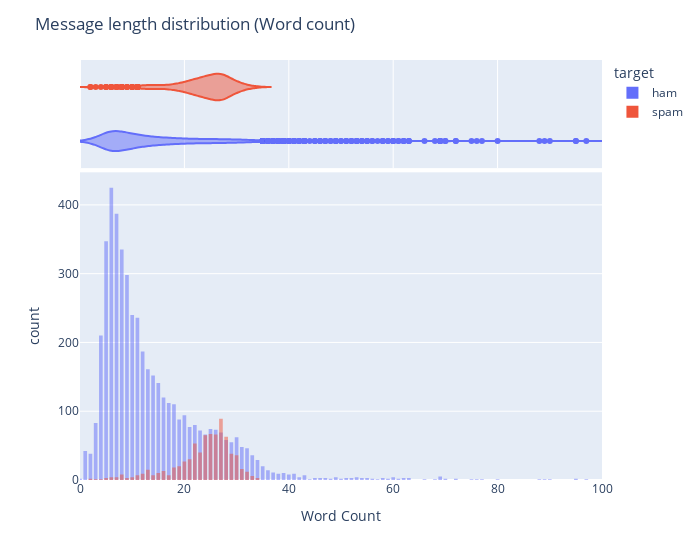

Notebook source saved alongside this figure:
### Markdown cell above
## Word count distribution

### Code cell
fig_hist = px.histogram(df,
                        x="word_count",
                        color="target",
                        barmode="overlay",
                        marginal="violin", #box or rug
                        hover_data=df.columns,
                        range_x=["0","100"],
                        width=700)
fig_hist.update_layout(title_text='Message length distribution (Word count)',
                       xaxis_title_text='Word Count',
                       bargap=0.3)
fig_hist.show()

### Figure 1 — Plotly figure (JSON) as saved in the notebook; plotly's stock layout.template omitted (floating-point values rounded to 4 significant figures; data arrays with more than 128 entries replaced by an {"elided": "..."} marker saying what was removed)
{"data": [{"alignmentgroup": "True", "bingroup": "x", "hovertemplate": "target=ham<br>word_count=%{x}<br>count=%{y}<extra></extra>", "legendgroup": "ham", "marker": {"color": "#636efa", "opacity": 0.5}, "name": "ham", "offsetgroup": "ham", "orientation": "v", "showlegend": true, "type": "histogram", "x": {"elided": "4825 int values"}, "xaxis": "x", "yaxis": "y"}, {"alignmentgroup": "True", "customdata": {"elided": "4825x3 mixed values"}, "hovertemplate": "target=%{customdata[0]}<br>word_count=%{x}<br>message=%{customdata[1]}<br>sentence_count=%{customdata[2]}<extra></extra>", "legendgroup": "ham", "marker": {"color": "#636efa"}, "name": "ham", "offsetgroup": "ham", "scalegroup": "x", "showlegend": false, "type": "violin", "x": {"elided": "4825 int values"}, "xaxis": "x2", "yaxis": "y2"}, {"alignmentgroup": "True", "bingroup": "x", "hovertemplate": "target=spam<br>word_count=%{x}<br>count=%{y}<extra></extra>", "legendgroup": "spam", "marker": {"color": "#EF553B", "opacity": 0.5}, "name": "spam", "offsetgroup": "spam", "orientation": "v", "showlegend": true, "type": "histogram", "x": {"elided": "747 int values"}, "xaxis": "x", "yaxis": "y"}, {"alignmentgroup": "True", "customdata": {"elided": "747x3 mixed values"}, "hovertemplate": "target=%{customdata[0]}<br>word_count=%{x}<br>message=%{customdata[1]}<br>sentence_count=%{customdata[2]}<extra></extra>", "legendgroup": "spam", "marker": {"color": "#EF553B"}, "name": "spam", "offsetgroup": "spam", "scalegroup": "x", "showlegend": false, "type": "violin", "x": {"elided": "747 int values"}, "xaxis": "x2", "yaxis": "y2"}], "layout": {"bargap": 0.3, "barmode": "overlay", "legend": {"title": {"text": "target"}, "tracegroupgap": 0}, "margin": {"t": 60}, "title": {"text": "Message length distribution (Word count)"}, "width": 700, "xaxis": {"anchor": "y", "domain": [0, 1], "range": ["0", "100"], "title": {"text": "Word Count"}}, "xaxis2": {"anchor": "y2", "domain": [0, 1], "matches": "x", "showgrid": true, "showticklabels": false}, "yaxis": {"anchor": "x", "domain": [0, 0.7326], "title": {"text": "count"}}, "yaxis2": {"anchor": "x2", "domain": [0.7426, 1], "matches": "y2", "showgrid": false, "showline": false, "showticklabels": false, "ticks": ""}}}
